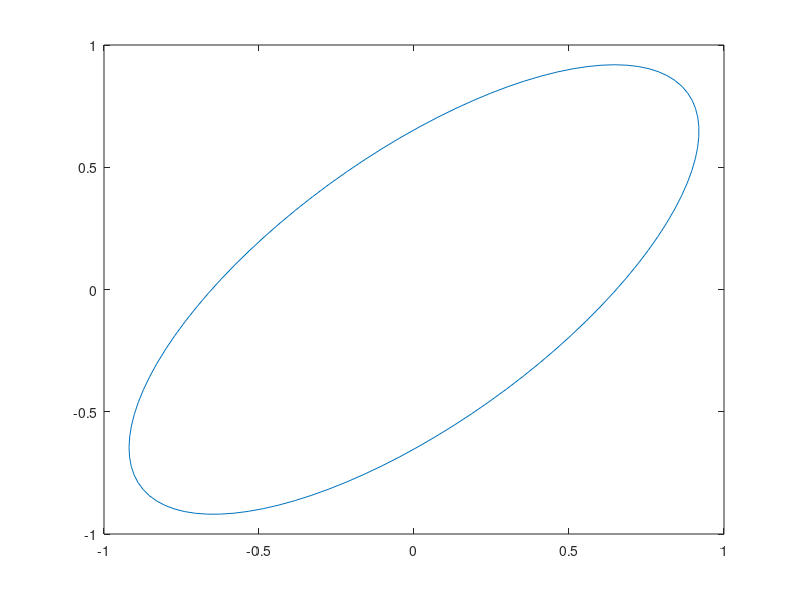
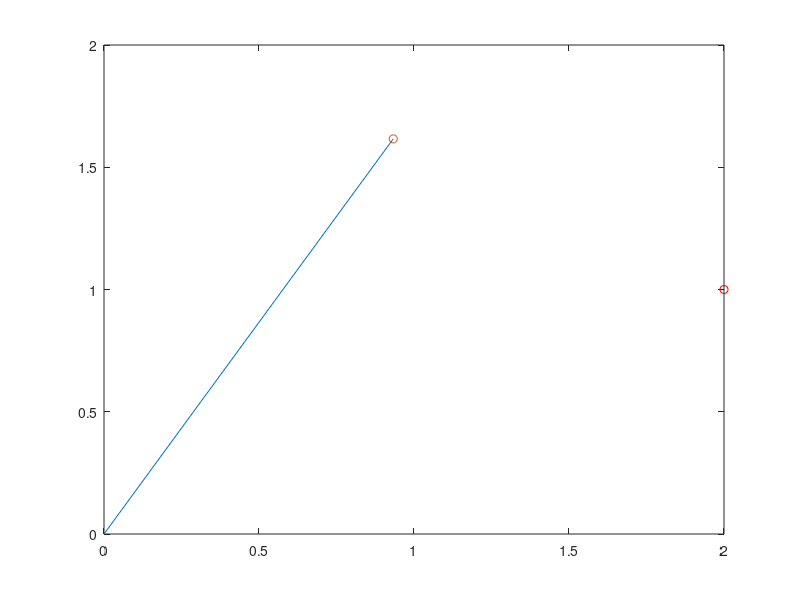
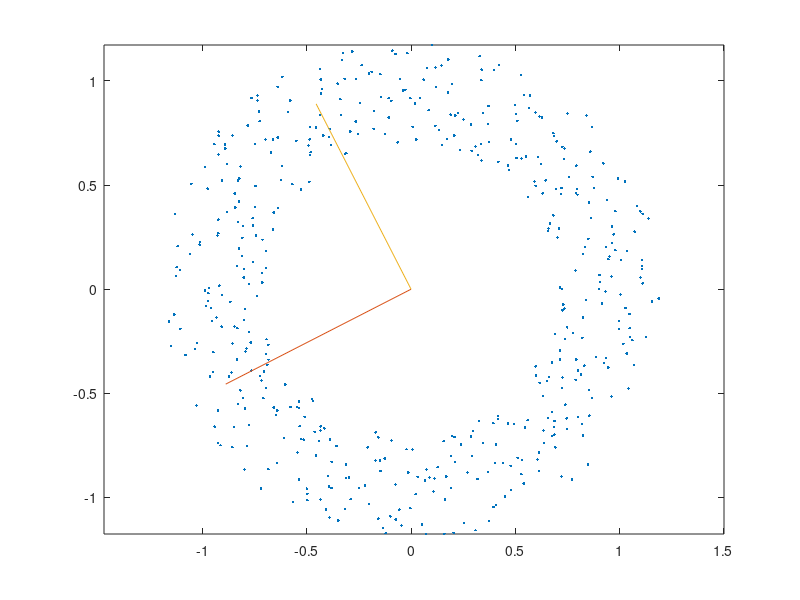
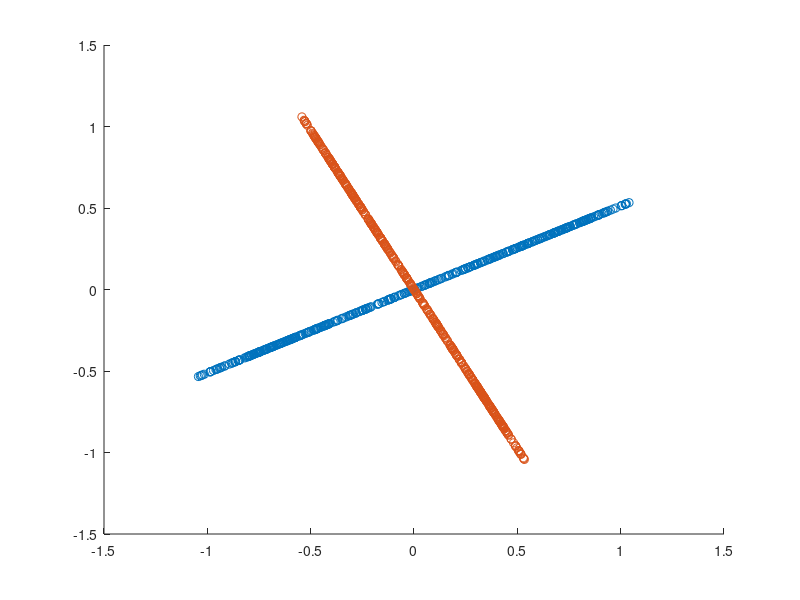

MATLAB code for these plots, in order:
% Isaac Pfleegor
% CSCD 409, Homework 4
% <04/23/2016>
%
clc, clear, close all ;

% the following is to help the grader (substitute your name)
diary ipfleegorHw4.txt

% Always display your name at runtime
disp('Isaac Pfleegor- CSCD 409 Homework 4') ;

% change to Octave to Matlab if that's what you use
disp('This assignment was tested in Matlab') ;   



%problem 1
disp('');
disp('================Problem 1 ==============');
% create unit circle data

	t = linspace(0,2*pi,100);
	x = sin(t);
	y = cos(t);
	
	M = [x;y];
	
    stretcher_M = [ [1.2, 0]', [0,0.5]'];
	
	M_1 = M'*stretcher_M;
	
% 	plot(M_1(:,1),M_1(:,2))
	
hanger_M = [[1/sqrt(2);1/sqrt(2)], [1/sqrt(2);-1/sqrt(2)]];
M_2 = M_1*(hanger_M);

figure
plot(M_2(:,1),M_2(:,2))


%problem 2
disp('');
disp('================Problem 2 ==============');

q = [ 0.5; 0.866];
p = [ 2; 1];
%V' matrix
V = [ cosd(60), sind(60); -sind(60), cosd(60)];

% part a (rotate point)
q_rotate = V*q;
p_v = V*p
%part b (stretcher matrix to extract x value)
S = [ 1, 0; 0, 0];
p_s = S*p_v

%part c(rotate the point back)
%"hang" the point back using the U matrix "R'"
p_u = V'*p_s
%part d (plot original point and projected point)
x_vals = [0, p_u(1,1)];
y_vals = [0, p_u(2,1)];

%plot the original vector to the projected point
figure
% plot(q_vec);
plot(x_vals, y_vals);
hold on
% plot projected point
plot(p_u(1,1),p_u(2,1),'o');

%plot original point
plot(p(1,1),p(2,1),'ro');


%part e
disp('point projection using vector project matrix derived from q');
x_1 = q*q'*p
disp('point projection using svd')
p_u



%problem 3
disp('');
disp('================Problem 3 ==============');
r = 0.5 +(1.5 -0.5).*rand(1000,1);
t = linspace(0,2*pi,1000);

y_t = cos(t).*r';
x_t = sin(t).*r';

% plot(x_t,y_t,'.')

M = [x_t;y_t];
% Part A
r = 0.7 +(1.2 - 0.7).*rand(500,1);
t = linspace(0,2*pi,500);


x_t = cos(t).*r';
y_t = sin(t).*r';
figure
plot(x_t,y_t,'.')

M = [x_t;y_t];

% get covariance matrix
cov_M = cov(M');
% get eigen values from cov matrix
[V_e,S_e] = eig(cov_M);


a = V_e(1,:);
a_plot = [0,0;a];
b = V_e(2,:);
b_plot = [0,0;b];
hold on 
axis equal
plot(a_plot, b_plot);
%get pricipcal component vectors
%  [U,S,V] = svd(M);
%principal components in U
% disp(U);




%get x and y values from projected data
% x_1 = M_1(1,:);
% y_1 = M_1(2,:);

%Part B

%project values onto basic vectors

%plot new data
%  plot(x_1,y_1, 'o');
x_1= a'*a*M;
x_2 = b'*b*M;
figure
hold on
plot(x_1(1,:), x_1(2,:),'o');
plot(x_2(1,:), x_2(2,:),'o');

%Part C

x_t2 = x_t.^2;
y_t2 = y_t.^2;
figure
plot(x_t2, y_t2, '.');

%problem 4
disp('');
disp('================Problem 4 ==============');

% Start by generating 1024 samples for R and I around the unit circle.
% Then approximate the unit magnitude
% using the linear approximation with the following coefficients:
% i) a = 0.94754, b = 0.39249: these values minimize the RMS error
% ii) a = 0.96043, b = 0.39782: these values ensure that the max and min errors are balanced around 0.

figure
angles = 0:360/1200:360
R = cos(angles);
I = sin(angles);

circle_M = [R,I];
hold on
polar(angles,ones(1,1201))

rms_a = 0.94754;
rms_b = 0.39249;
rms_R = zeros(1,1201);
rms_I = zeros(1,1201);

for( i = 1:1201)
    temp_r = abs(R(1,i))
    temp_i = abs(I(1,i))
    if(temp_r >= temp_i)
        rms_R(1,i) = temp_r*rms_a;
        rms_I(1,i) = temp_i*rms_b;
    else
        rms_R(1,i) = temp_r*rms_b;
        rms_I(1,i) = temp_i*rms_a;
    end
end

rms_error = rms_R +rms_I;

polar(angles, rms_error)
        
   



% turn off diary logging
diary off